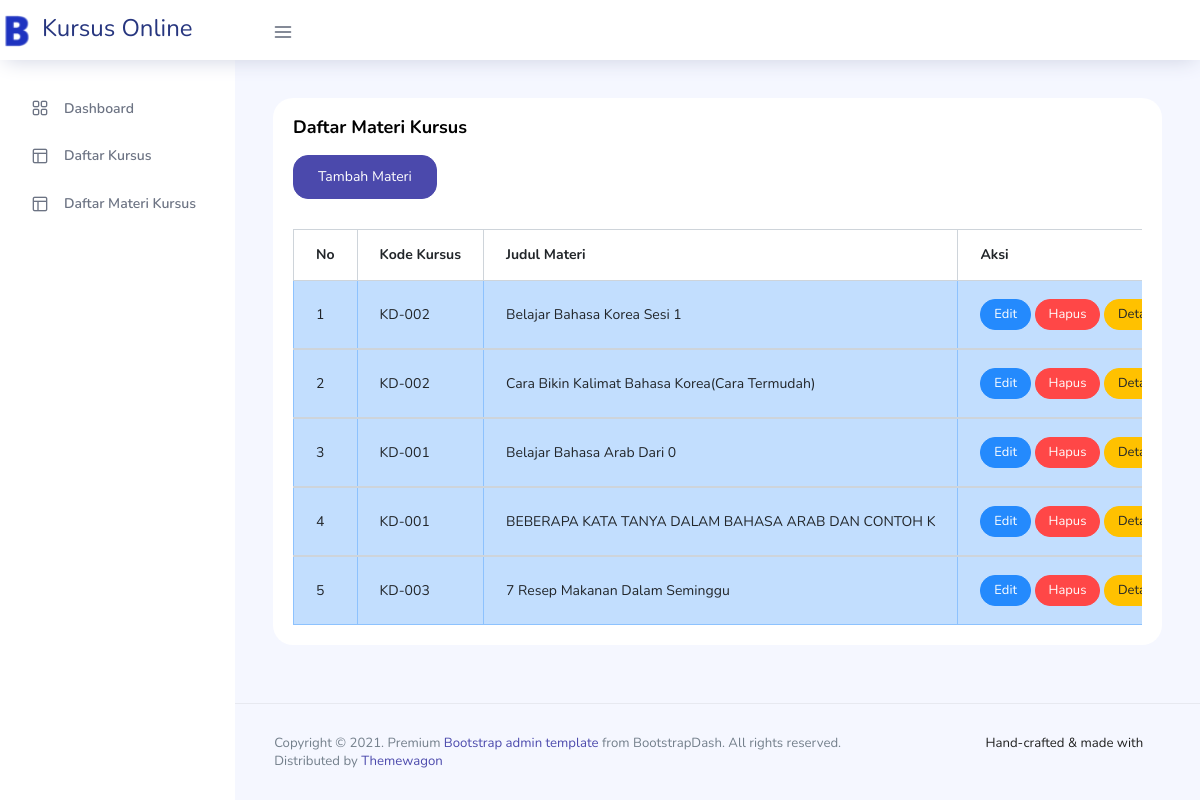
The app's page /?page=materi with its own data.
### tables this page shows
CREATE TABLE `tb_materi` (
  `id_materi` int(11) NOT NULL,
  `kode` varchar(50) NOT NULL,
  `judul_materi` varchar(50) NOT NULL,
  `deskripsi_materi` text NOT NULL,
  `link` varchar(1000) NOT NULL
);

### pages/materi/materi.php (the view)
<div class="main-panel">
        <div class="content-wrapper">
          <div class="row">
            <div class="col-lg-12 stretch-card">
              <div class="card">
                <div class="card-body">
                  <h4 class="card-title">Daftar Materi Kursus</h4>
                  <p class="card-description">
                    <a href="?page=materi&aksi=tambahmateri" class="btn btn-primary">Tambah Materi</a>
                  </p>
                  <div class="table-responsive pt-3">
                    <table class="table table-bordered">
                      <thead>
                        <tr>
                          <th>No</th>
                          <th>Kode Kursus</th>
                          <th>Judul Materi</th>
                          <th>Aksi</th>
                        </tr>
                      </thead>
                      <?php
                        $no = 1;
                        $sql = $koneksi->query("select * from tb_materi");
                        while ($data = $sql->fetch_assoc()) {
                      ?>
                      <tbody>
                        <tr class="table-info">
                          <td><?php echo $no++; ?></td>
                          <td><?php echo $data['kode'] ?></td>
                          <td><?php echo $data['judul_materi'] ?></td>
                          <td>
                              <a href="?page=materi&aksi=editmateri&id_materi=<?php echo $data['id_materi'] ?>" data-toggle="tooltip" title="edit" class="btn btn-info btn-sm">Edit</a>
                              <a href="?page=materi&aksi=hapusmateri&id_materi=<?php echo $data['id_materi'] ?>" data-toggle="tooltip" title="hapus" class="btn btn-danger btn-sm" onclick="return confirm('Anda yakin menghapus data ini?')" >Hapus</a>
                             <a href="?page=materi&aksi=detail&id_materi=<?php echo $data['id_materi'] ?>" data-toggle="tooltip" title="detail" class="btn btn-warning btn-sm">Detail</a>
                          </td>
                        </tr>
                        <?php } ?>
                      </tbody>
                    </table>
                  </div>
                </div>
              </div>
            </div>
          </div>
        </div>

### index.php (shortened to what this page needs)
<?php
    $koneksi = mysqli_connect("localhost","root","","db_kursus");
?>
<!DOCTYPE html>
<html lang="en">
<head>
  <link rel="stylesheet" href="vendors/feather/feather.css">
  <link rel="stylesheet" href="vendors/ti-icons/css/themify-icons.css">
  <link rel="stylesheet" href="vendors/css/vendor.bundle.base.css">
  <link rel="stylesheet" href="vendors/datatables.net-bs4/dataTables.bootstrap4.css">
  <link rel="stylesheet" href="vendors/ti-icons/css/themify-icons.css">
  <link rel="stylesheet" type="text/css" href="js/select.dataTables.min.css">
  <link rel="stylesheet" href="css/vertical-layout-light/style.css">
</head>
<body>
  <div class="container-scroller">
    <nav class="navbar col-lg-12 col-12 p-0 fixed-top d-flex flex-row">
      <div class="text-center navbar-brand-wrapper d-flex align-items-center justify-content-center">
        <a class="navbar-brand brand-logo mr-5" href="index.html"><img src="images/favicon.png" class="mr-2" alt="logo"/>Kursus Online</a>
      </div>
      <div class="navbar-menu-wrapper d-flex align-items-center justify-content-end">
        <button class="navbar-toggler navbar-toggler align-self-center" type="button" data-toggle="minimize">
          <span class="icon-menu"></span>
        </button>
      </div>
    </nav>
    <div class="container-fluid page-body-wrapper">
      <nav class="sidebar sidebar-offcanvas" id="sidebar">
        <ul class="nav">
          <li class="nav-item">
            <a class="nav-link" href="index.php">
              <i class="icon-grid menu-icon"></i>
              <span class="menu-title">Dashboard</span>
            </a>
          </li>
          <li class="nav-item">
            <a class="nav-link" href="?page=kursus">
              <i class="icon-layout menu-icon"></i>
              <span class="menu-title">Daftar Kursus</span>
            </a>
          </li>
          <li class="nav-item">
            <a class="nav-link" href="?page=materi">
              <i class="icon-layout menu-icon"></i>
              <span class="menu-title">Daftar Materi Kursus</span>
            </a>
          </li>
        </ul>
      </nav>
                 <?php
                  $page = $_GET['page'];
                  $aksi = $_GET['aksi'];
                  if($page == "materi"){
                    if($aksi==""){
                      include "pages/materi/materi.php";
                    }
                  }
                  ?>
        <footer class="footer">
          <div class="d-sm-flex justify-content-center justify-content-sm-between">
            <span class="text-muted text-center text-sm-left d-block d-sm-inline-block">Copyright © 2021.  Premium <a href="https://www.bootstrapdash.com/" target="_blank">Bootstrap admin template</a> from BootstrapDash. All rights reserved.</span>
            <span class="float-none float-sm-right d-block mt-1 mt-sm-0 text-center">Hand-crafted & made with <i class="ti-heart text-danger ml-1"></i></span>
          </div>
          <div class="d-sm-flex justify-content-center justify-content-sm-between">
            <span class="text-muted text-center text-sm-left d-block d-sm-inline-block">Distributed by <a href="https://www.themewagon.com/" target="_blank">Themewagon</a></span>
          </div>
        </footer>
      </div>
    </div>
  </div>
</body>
</html>

### records on screen
tb_materi: kode "KD-002", judul_materi "Belajar Bahasa Korea Sesi 1"
tb_materi: kode "KD-002", judul_materi "Cara Bikin Kalimat Bahasa Korea(Cara Termudah)"
tb_materi: kode "KD-001", judul_materi "Belajar Bahasa Arab Dari 0"
tb_materi: kode "KD-001", judul_materi "BEBERAPA KATA TANYA DALAM BAHASA ARAB DAN CONTOH K"
tb_materi: kode "KD-003", judul_materi "7 Resep Makanan Dalam Seminggu"
